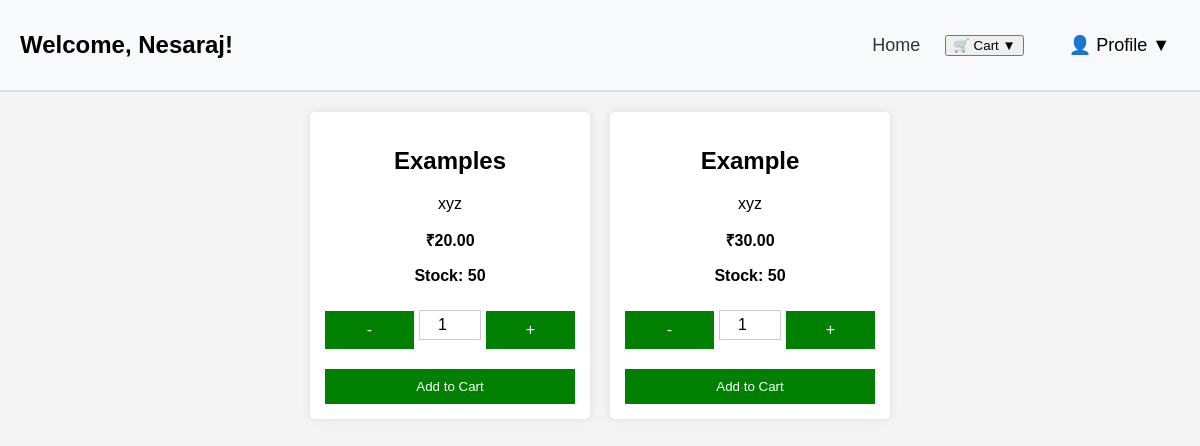
The app's page /home.php (signed in) with its own data.
### tables this page shows
CREATE TABLE `products` (
  `id` int(11) NOT NULL,
  `unique_id` varchar(255) DEFAULT NULL,
  `name` varchar(255) NOT NULL,
  `description` text DEFAULT NULL,
  `price` decimal(10,2) NOT NULL,
  `stock` int(11) NOT NULL,
  `created_at` timestamp NOT NULL DEFAULT current_timestamp(),
  `deleted_at` tinyint(1) DEFAULT 0
);

### home.php (the view, shortened to what this page needs)
<?php
include 'config.php';
$name = $_SESSION['name'];
$sql = "SELECT id, name, description, price, stock FROM products";
$result = $conn->query($sql);
?>
<!DOCTYPE html>
<html lang="en">
<head>
    <link rel="stylesheet" href="home.css">
</head>
<body>
    <header>
        <div class="header-container">
            <h1 class="logo">Welcome, <?php echo htmlspecialchars($name); ?>!</h1>
            <nav class="nav-links">
                <a href="home.php">Home</a>
                <div class="cart-dropdown">
                    <button class="cart-btn">🛒 Cart ▼</button>
                </div>
                <div class="profile-dropdown">
                    <button class="profile-btn">👤 Profile ▼</button>
                </div>
            </nav>
        </div>
    </header>
    <section class="products">
        <?php while ($row = $result->fetch_assoc()) { ?>
            <form action="cart.php" method="POST">
                <div class="product">
                    <h2><?php echo htmlspecialchars($row['name']); ?></h2>
                    <p><?php echo htmlspecialchars($row['description']); ?></p>
                    <p><strong>₹<?php echo htmlspecialchars($row['price']); ?></strong></p>
                    <p><strong>Stock: <?php echo $row['stock']; ?></strong></p>
                    <div class="quantity">
                        <button type="button" onclick="decreaseQuantity(this)">-</button>
                        <input type="number" name="quantity" value="1" min="1" max="<?php echo $row['stock']; ?>">
                        <button type="button" onclick="increaseQuantity(this, <?php echo $row['stock']; ?>)">+</button>
                    </div>
                    <button type="submit" <?php echo ($row['stock'] == 0) ? 'disabled' : ''; ?>>Add to Cart</button>
                </div>
            </form>
        <?php } ?>
    </section>
</body>
</html>

### home.css (style rules this page uses)
body { font-family: Arial, sans-serif; margin: 0; padding: 0; background-color: #f4f4f4; }
.header-container { display: flex; justify-content: space-between; align-items: center; padding: 15px 20px; background-color: #f8f9fa; border-bottom: 2px solid #ddd; }
.logo { font-size: 24px; font-weight: bold; }
.nav-links { display: flex; align-items: center; gap: 15px; }
.nav-links a { text-decoration: none; color: #333; font-size: 18px; padding: 5px 10px; transition: 0.3s; }
.profile-dropdown { position: relative; }
.profile-btn { background: none; border: none; font-size: 18px; cursor: pointer; padding: 5px 10px; }
.products { display: flex; flex-wrap: wrap; justify-content: center; gap: 20px; padding: 20px; }
.product { background-color: white; padding: 15px; border-radius: 5px; text-align: center; width: 250px; box-shadow: 0 0 10px rgba(0, 0, 0, 0.1); }
.quantity { display: flex; justify-content: center; align-items: center; margin: 10px 0; }
.quantity button { background-color: #ddd; border: none; padding: 5px 10px; font-size: 16px; cursor: pointer; }
.quantity input { width: 50px; text-align: center; font-size: 16px; margin: 0 5px; border: 1px solid #ccc; padding: 5px; }
.product button { background-color: green; color: white; padding: 10px; border: none; width: 100%; cursor: pointer; margin-top: 10px; }

### home.php (style rules this page uses)
.cart-dropdown { position: relative; display: inline-block; }
.profile-dropdown { position: relative; display: inline-block; margin-left: 20px; }

### records on screen
products: name "Examples", description "xyz", price "20.00", stock "50"
products: name "Example", description "xyz", price "30.00", stock "50"

### other values on screen
$name "Nesaraj"
